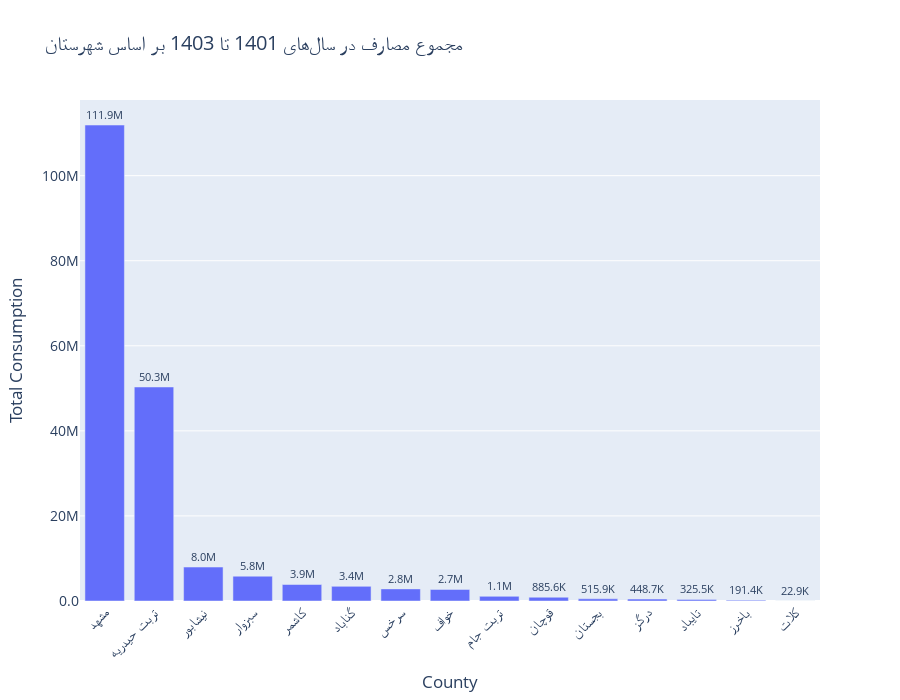
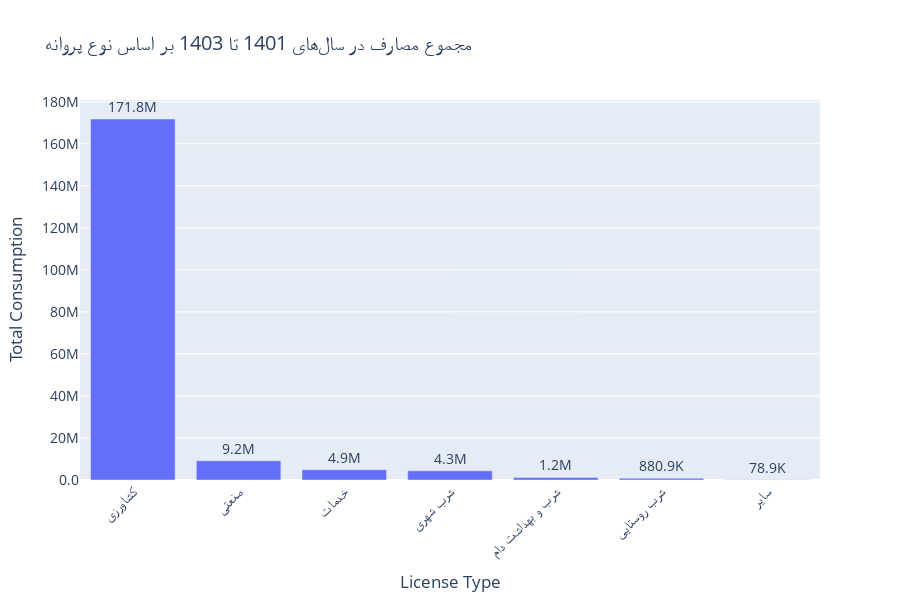
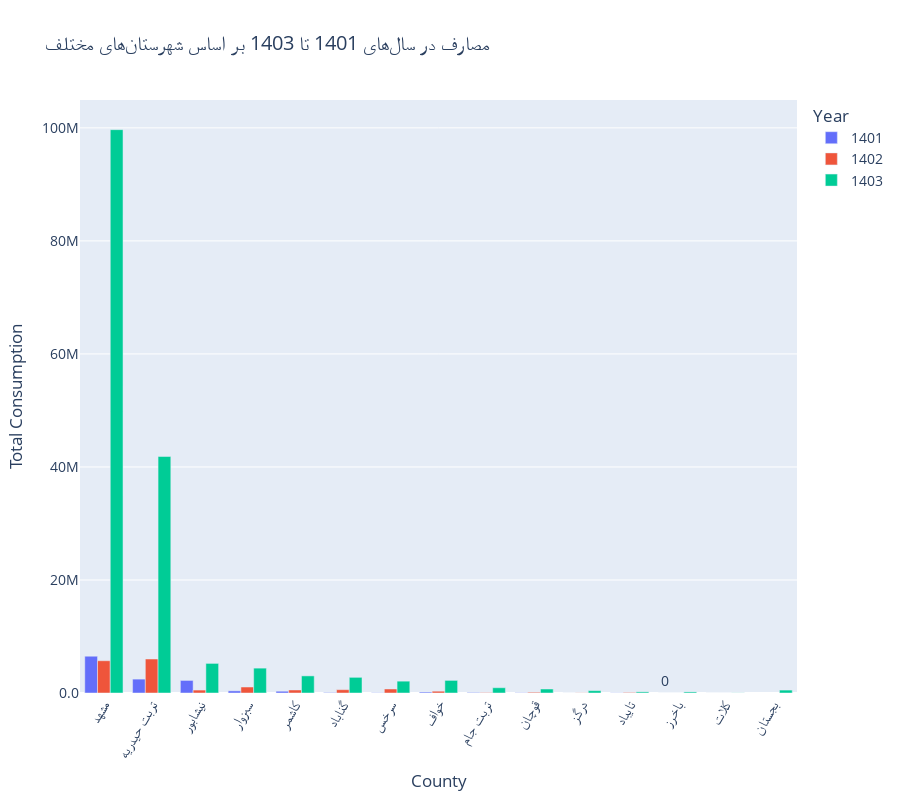
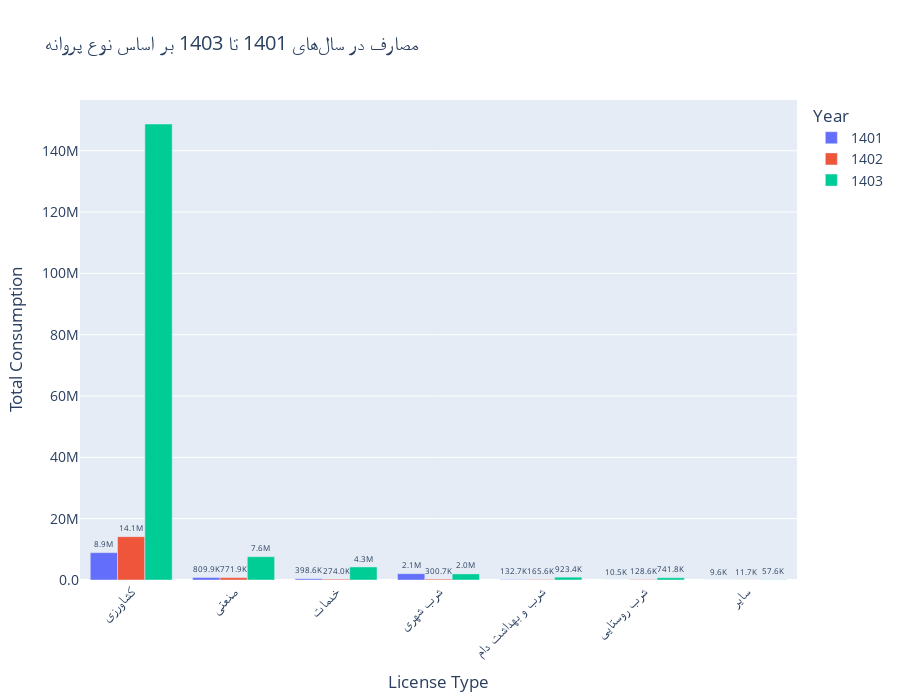

Notebook code for these charts, in order:
### Code cell
import pandas as pd
import plotly.express as px

# تابع برای خلاصهسازی اعداد (مثلاً 1.2M به جای 1,200,000)
def format_number(x):
    if abs(x) >= 1_000_000:
        return f"{x / 1_000_000:.1f}M"
    elif abs(x) >= 1_000:
        return f"{x / 1_000:.1f}K"
    else:
        return f"{x:.0f}"

# --- 2.1 مجموع مصرف بر اساس شهرستان ---
print("Generating Bar Chart: Total Consumption by County using Plotly")
df_county_consumption_data = df.groupby('County', as_index=False)['Consumption (m³)'].sum()
df_county_consumption_data = df_county_consumption_data.sort_values(by='Consumption (m³)', ascending=False)
df_county_consumption_data['Formatted'] = df_county_consumption_data['Consumption (m³)'].apply(format_number)

if not df_county_consumption_data.empty:
    fig2_1 = px.bar(df_county_consumption_data,
                    x='County',
                    y='Consumption (m³)',
                    text='Formatted',
                    title='مجموع مصارف در سالهای 1401 تا 1403 بر اساس شهرستان',
                    labels={'Consumption (m³)': 'Total Consumption', 'County': 'County'},
                    height=700)
    fig2_1.update_traces(textposition='outside')
    fig2_1.update_layout(
        xaxis_tickangle=-45,
        yaxis_tickformat=".2s",
        font=dict(size=14),
        uniformtext_minsize=8,
        uniformtext_mode='hide'
    )
    fig2_1.show()

# --- 2.2 مجموع مصرف بر اساس نوع پروانه ---
print("Generating Bar Chart: Total Consumption by License Type using Plotly")
df_license_consumption_data = df.groupby('License Type', as_index=False)['Consumption (m³)'].sum()
df_license_consumption_data = df_license_consumption_data.sort_values(by='Consumption (m³)', ascending=False)
df_license_consumption_data['Formatted'] = df_license_consumption_data['Consumption (m³)'].apply(format_number)

if not df_license_consumption_data.empty:
    fig2_2 = px.bar(df_license_consumption_data,
                    x='License Type',
                    y='Consumption (m³)',
                    text='Formatted',
                    title='مجموع مصرف در سالهای 1401 تا 1403 بر اساس نوع پروانه',
                    labels={'Consumption (m³)': 'Total Consumption', 'License Type': 'License Type'},
                    height=600)
    fig2_2.update_traces(textposition='outside')
    fig2_2.update_layout(
        xaxis_tickangle=-45,
        yaxis_tickformat=".2s",
        font=dict(size=14),
        uniformtext_minsize=8,
        uniformtext_mode='hide'
    )
    fig2_2.show()

# --- 3. افزودن ستون سال ---
df_copy = df.copy()
df_copy['Year'] = df_copy['month'].str.split('/').str[0]

# --- 3.1 مصارف منفی بر اساس شهرستان و سال ---
print("Generating Grouped Bar Chart: Consumption by County and Year using Plotly")
df_county_year_consumption_data = df_copy.groupby(['County', 'Year'], as_index=False)['Consumption (m³)'].sum()
df_county_year_consumption_data['Formatted'] = df_county_year_consumption_data['Consumption (m³)'].apply(format_number)

if not df_county_year_consumption_data.empty:
    county_total_consumption_order = df_copy.groupby('County')['Consumption (m³)'].sum().sort_values(ascending=False).index
    df_county_year_consumption_data['County'] = pd.Categorical(df_county_year_consumption_data['County'], categories=county_total_consumption_order, ordered=True)
    df_county_year_consumption_data = df_county_year_consumption_data.sort_values(['County', 'Year'])

    fig3_1 = px.bar(df_county_year_consumption_data,
                    x='County',
                    y='Consumption (m³)',
                    color='Year',
                    barmode='group',
                    text='Formatted',
                    title='مصارف در سالهای 1401 تا 1403 بر اساس شهرستانهای مختلف',
                    labels={'Consumption (m³)': 'Total Consumption', 'County': 'County'},
                    height=800)
    fig3_1.update_traces(textposition='outside')
    fig3_1.update_layout(
        xaxis_tickangle=-60,
        yaxis_tickformat=".2s",
        font=dict(size=14),
        uniformtext_minsize=8,
        uniformtext_mode='hide'
    )
    fig3_1.show()

# --- 3.2 مصارف منفی بر اساس نوع پروانه و سال ---
print("Generating Grouped Bar Chart: Consumption by License Type and Year using Plotly")
df_license_year_consumption_data = df_copy.groupby(['License Type', 'Year'], as_index=False)['Consumption (m³)'].sum()
df_license_year_consumption_data['Formatted'] = df_license_year_consumption_data['Consumption (m³)'].apply(format_number)

if not df_license_year_consumption_data.empty:
    license_total_consumption_order = df_copy.groupby('License Type')['Consumption (m³)'].sum().sort_values(ascending=False).index
    df_license_year_consumption_data['License Type'] = pd.Categorical(df_license_year_consumption_data['License Type'], categories=license_total_consumption_order, ordered=True)
    df_license_year_consumption_data = df_license_year_consumption_data.sort_values(['License Type', 'Year'])

    fig3_2 = px.bar(df_license_year_consumption_data,
                    x='License Type',
                    y='Consumption (m³)',
                    color='Year',
                    barmode='group',
                    text='Formatted',
                    title='مصارف در سالهای 1401 تا 1403 بر اساس نوع پروانه',
                    labels={'Consumption (m³)': 'Total Consumption', 'License Type': 'License Type'},
                    height=700)
    fig3_2.update_traces(textposition='outside')
    fig3_2.update_layout(
        xaxis_tickangle=-45,
        yaxis_tickformat=".2s",
        font=dict(size=14),
        uniformtext_minsize=8,
        uniformtext_mode='hide'
    )
    fig3_2.show()

# --- 4.1 میانگین مصرف بر اساس شهرستان ---
print("Generating Bar Chart: Average Consumption by County using Plotly")
df_county_average_consumption_data = df.groupby('County', as_index=False)['Consumption (m³)'].mean()
df_county_average_consumption_data['Formatted'] = df_county_average_consumption_data['Consumption (m³)'].apply(format_number)

if not df_county_average_consumption_data.empty:
    fig4_1 = px.bar(df_county_average_consumption_data,
                    x='County',
                    y='Consumption (m³)',
                    text='Formatted',
                    title='میانگین مصرفی در سالهای 1401 تا 1403 بر اساس شهرستان',
                    labels={'Consumption (m³)': 'Average Consumption', 'County': 'County'},
                    height=700)
    fig4_1.update_traces(textposition='outside')
    fig4_1.update_layout(
        xaxis_tickangle=-45,
        yaxis_tickformat=".2s",
        font=dict(size=14),
        uniformtext_minsize=8,
        uniformtext_mode='hide'
    )
    fig4_1.show()

# --- 4.2 میانگین مصرف بر اساس نوع پروانه ---
print("Generating Bar Chart: Average Consumption by License Type using Plotly")
df_license_average_consumption_data = df.groupby('License Type', as_index=False)['Consumption (m³)'].mean()
df_license_average_consumption_data['Formatted'] = df_license_average_consumption_data['Consumption (m³)'].apply(format_number)

if not df_license_average_consumption_data.empty:
    fig4_2 = px.bar(df_license_average_consumption_data,
                    x='License Type',
                    y='Consumption (m³)',
                    text='Formatted',
                    title='میانگین مصرفی در سالهای 1401 تا 1403 بر اساس نوع پروانه',
                    labels={'Consumption (m³)': 'Average Consumption', 'License Type': 'License Type'},
                    height=600)
    fig4_2.update_traces(textposition='outside')
    fig4_2.update_layout(
        xaxis_tickangle=-45,
        yaxis_tickformat=".2s",
        font=dict(size=14),
        uniformtext_minsize=8,
        uniformtext_mode='hide'
    )
    fig4_2.show()

print("✅ All professional-quality plots have been generated.")

### Figure 1 — Plotly figure (JSON) as saved in the notebook; plotly's stock layout.template omitted (floating-point values rounded to 4 significant figures)
{"data": [{"alignmentgroup": "True", "hovertemplate": "County=%{x}<br>Total Consumption=%{y}<br>Formatted=%{text}<extra></extra>", "legendgroup": "", "marker": {"color": "#636efa", "pattern": {"shape": ""}}, "name": "", "offsetgroup": "", "orientation": "v", "showlegend": false, "text": ["111.9M", "50.3M", "8.0M", "5.8M", "3.9M", "3.4M", "2.8M", "2.7M", "1.1M", "885.6K", "515.9K", "448.7K", "325.5K", "191.4K", "22.9K"], "textposition": "outside", "type": "bar", "x": ["مشهد", "تربت حیدریه", "نیشابور", "سبزوار", "کاشمر", "گناباد", "سرخس", "خواف", "تربت جام", "قوچان", "بجستان", "درگز", "تایباد", "باخرز", "کلات"], "xaxis": "x", "y": [111900000.0, 50320000.0, 7982000.0, 5835000.0, 3877000.0, 3440000.0, 2847000.0, 2717000.0, 1099000.0, 885600.0, 515923, 448700.0, 325500.0, 191400.0, 22910.0], "yaxis": "y"}], "layout": {"barmode": "relative", "font": {"size": 14}, "height": 700, "legend": {"tracegroupgap": 0}, "title": {"text": "مجموع مصارف در سالهای 1401 تا 1403 بر اساس شهرستان"}, "uniformtext": {"minsize": 8, "mode": "hide"}, "xaxis": {"anchor": "y", "domain": [0, 1], "tickangle": -45, "title": {"text": "County"}}, "yaxis": {"anchor": "x", "domain": [0, 1], "tickformat": ".2s", "title": {"text": "Total Consumption"}}}}

### Figure 2 — Plotly figure (JSON) as saved in the notebook; plotly's stock layout.template omitted (floating-point values rounded to 4 significant figures)
{"data": [{"alignmentgroup": "True", "hovertemplate": "License Type=%{x}<br>Total Consumption=%{y}<br>Formatted=%{text}<extra></extra>", "legendgroup": "", "marker": {"color": "#636efa", "pattern": {"shape": ""}}, "name": "", "offsetgroup": "", "orientation": "v", "showlegend": false, "text": ["171.8M", "9.2M", "4.9M", "4.3M", "1.2M", "880.9K", "78.9K"], "textposition": "outside", "type": "bar", "x": ["کشاورزی", "صنعتی", "خدمات", "شرب شهری", "شرب و بهداشت دام", "شرب روستایی", "سایر"], "xaxis": "x", "y": [171800000.0, 9180000.0, 4929000.0, 4346000.0, 1222000.0, 880900.0, 78900.0], "yaxis": "y"}], "layout": {"barmode": "relative", "font": {"size": 14}, "height": 600, "legend": {"tracegroupgap": 0}, "title": {"text": "مجموع مصارف در سالهای 1401 تا 1403 بر اساس نوع پروانه"}, "uniformtext": {"minsize": 8, "mode": "hide"}, "xaxis": {"anchor": "y", "domain": [0, 1], "tickangle": -45, "title": {"text": "License Type"}}, "yaxis": {"anchor": "x", "domain": [0, 1], "tickformat": ".2s", "title": {"text": "Total Consumption"}}}}

### Figure 3 — Plotly figure (JSON) as saved in the notebook; plotly's stock layout.template omitted (floating-point values rounded to 4 significant figures)
{"data": [{"alignmentgroup": "True", "hovertemplate": "Year=1401<br>County=%{x}<br>Total Consumption=%{y}<br>Formatted=%{text}<extra></extra>", "legendgroup": "1401", "marker": {"color": "#636efa", "pattern": {"shape": ""}}, "name": "1401", "offsetgroup": "1401", "orientation": "v", "showlegend": true, "text": ["6.5M", "2.5M", "2.2M", "377.9K", "313.5K", "82.4K", "40.0K", "167.0K", "91.6K", "45.1K", "4.5K", "28.9K", "0", "224"], "textposition": "outside", "type": "bar", "x": ["مشهد", "تربت حیدریه", "نیشابور", "سبزوار", "کاشمر", "گناباد", "سرخس", "خواف", "تربت جام", "قوچان", "درگز", "تایباد", "باخرز", "کلات"], "xaxis": "x", "y": [6508000.0, 2458000.0, 2227000.0, 377900.0, 313500.0, 82360.0, 40020.0, 167000.0, 91650.0, 45060.0, 4530.0, 28890.0, 0.02, 224.1], "yaxis": "y"}, {"alignmentgroup": "True", "hovertemplate": "Year=1402<br>County=%{x}<br>Total Consumption=%{y}<br>Formatted=%{text}<extra></extra>", "legendgroup": "1402", "marker": {"color": "#EF553B", "pattern": {"shape": ""}}, "name": "1402", "offsetgroup": "1402", "orientation": "v", "showlegend": true, "text": ["5.7M", "6.0M", "518.0K", "1.1M", "533.8K", "587.2K", "711.3K", "319.2K", "72.3K", "133.1K", "28.9K", "95.7K", "808", "1.0K"], "textposition": "outside", "type": "bar", "x": ["مشهد", "تربت حیدریه", "نیشابور", "سبزوار", "کاشمر", "گناباد", "سرخس", "خواف", "تربت جام", "قوچان", "درگز", "تایباد", "باخرز", "کلات"], "xaxis": "x", "y": [5711000.0, 6014000.0, 518000.0, 1057000.0, 533800.0, 587200.0, 711300.0, 319200.0, 72260.0, 133100.0, 28900.0, 95660.0, 808.1, 1049.0], "yaxis": "y"}, {"alignmentgroup": "True", "hovertemplate": "Year=1403<br>County=%{x}<br>Total Consumption=%{y}<br>Formatted=%{text}<extra></extra>", "legendgroup": "1403", "marker": {"color": "#00cc96", "pattern": {"shape": ""}}, "name": "1403", "offsetgroup": "1403", "orientation": "v", "showlegend": true, "text": ["99.7M", "41.8M", "5.2M", "4.4M", "3.0M", "2.8M", "2.1M", "2.2M", "935.1K", "707.4K", "515.9K", "415.3K", "201.0K", "190.6K", "21.6K"], "textposition": "outside", "type": "bar", "x": ["مشهد", "تربت حیدریه", "نیشابور", "سبزوار", "کاشمر", "گناباد", "سرخس", "خواف", "تربت جام", "قوچان", "بجستان", "درگز", "تایباد", "باخرز", "کلات"], "xaxis": "x", "y": [99680000.0, 41840000.0, 5237000.0, 4400000.0, 3030000.0, 2770000.0, 2096000.0, 2231000.0, 935100.0, 707400.0, 515923, 415300.0, 201000.0, 190600.0, 21640.0], "yaxis": "y"}], "layout": {"barmode": "group", "font": {"size": 14}, "height": 800, "legend": {"title": {"text": "Year"}, "tracegroupgap": 0}, "title": {"text": "مصارف در سالهای 1401 تا 1403 بر اساس شهرستانهای مختلف"}, "uniformtext": {"minsize": 8, "mode": "hide"}, "xaxis": {"anchor": "y", "domain": [0, 1], "tickangle": -60, "title": {"text": "County"}}, "yaxis": {"anchor": "x", "domain": [0, 1], "tickformat": ".2s", "title": {"text": "Total Consumption"}}}}

### Figure 4 — Plotly figure (JSON) as saved in the notebook; plotly's stock layout.template omitted (floating-point values rounded to 4 significant figures)
{"data": [{"alignmentgroup": "True", "hovertemplate": "Year=1401<br>License Type=%{x}<br>Total Consumption=%{y}<br>Formatted=%{text}<extra></extra>", "legendgroup": "1401", "marker": {"color": "#636efa", "pattern": {"shape": ""}}, "name": "1401", "offsetgroup": "1401", "orientation": "v", "showlegend": true, "text": ["8.9M", "809.9K", "398.6K", "2.1M", "132.7K", "10.5K", "9.6K"], "textposition": "outside", "type": "bar", "x": ["کشاورزی", "صنعتی", "خدمات", "شرب شهری", "شرب و بهداشت دام", "شرب روستایی", "سایر"], "xaxis": "x", "y": [8924000.0, 809900.0, 398600.0, 2058000.0, 132700.0, 10460.0, 9582.0], "yaxis": "y"}, {"alignmentgroup": "True", "hovertemplate": "Year=1402<br>License Type=%{x}<br>Total Consumption=%{y}<br>Formatted=%{text}<extra></extra>", "legendgroup": "1402", "marker": {"color": "#EF553B", "pattern": {"shape": ""}}, "name": "1402", "offsetgroup": "1402", "orientation": "v", "showlegend": true, "text": ["14.1M", "771.9K", "274.0K", "300.7K", "165.6K", "128.6K", "11.7K"], "textposition": "outside", "type": "bar", "x": ["کشاورزی", "صنعتی", "خدمات", "شرب شهری", "شرب و بهداشت دام", "شرب روستایی", "سایر"], "xaxis": "x", "y": [14130000.0, 771900.0, 274000.0, 300700.0, 165600.0, 128600.0, 11730.0], "yaxis": "y"}, {"alignmentgroup": "True", "hovertemplate": "Year=1403<br>License Type=%{x}<br>Total Consumption=%{y}<br>Formatted=%{text}<extra></extra>", "legendgroup": "1403", "marker": {"color": "#00cc96", "pattern": {"shape": ""}}, "name": "1403", "offsetgroup": "1403", "orientation": "v", "showlegend": true, "text": ["148.7M", "7.6M", "4.3M", "2.0M", "923.4K", "741.8K", "57.6K"], "textposition": "outside", "type": "bar", "x": ["کشاورزی", "صنعتی", "خدمات", "شرب شهری", "شرب و بهداشت دام", "شرب روستایی", "سایر"], "xaxis": "x", "y": [148700000.0, 7598000.0, 4256000.0, 1987000.0, 923400.0, 741800.0, 57590.0], "yaxis": "y"}], "layout": {"barmode": "group", "font": {"size": 14}, "height": 700, "legend": {"title": {"text": "Year"}, "tracegroupgap": 0}, "title": {"text": "مصارف در سالهای 1401 تا 1403 بر اساس نوع پروانه"}, "uniformtext": {"minsize": 8, "mode": "hide"}, "xaxis": {"anchor": "y", "domain": [0, 1], "tickangle": -45, "title": {"text": "License Type"}}, "yaxis": {"anchor": "x", "domain": [0, 1], "tickformat": ".2s", "title": {"text": "Total Consumption"}}}}
